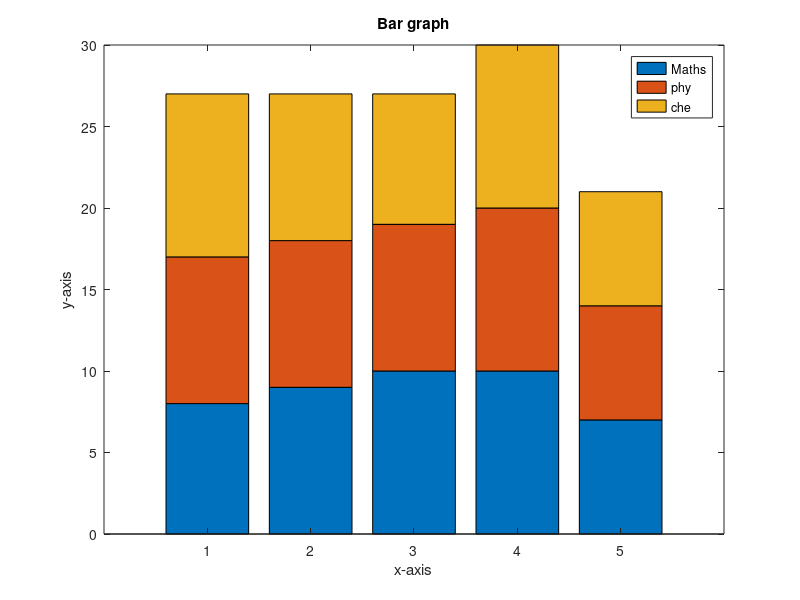

Here is the MATLAB script that generated this plot:


x=[1 2 3 4 5];
y=[3 4 1 2 6];
%% Simple bar graph
%bar(x,y)

%% To change it's width
%bar(x,y,0.5)
barh(x,y,0.5)
%% To change it's color
%bar(x,y,'c')

y=[8 9 10; 9 9 9; 10 9 8; 10 10 10; 7 7 7];
% Bar graph for grouped data
bar(x,y)

% Bar graph for grouped data using stacked
bar(x,y,'stacked')
xlabel('x-axis')
ylabel('y-axis')
title('Bar graph')
legend('Maths','phy', 'che')
